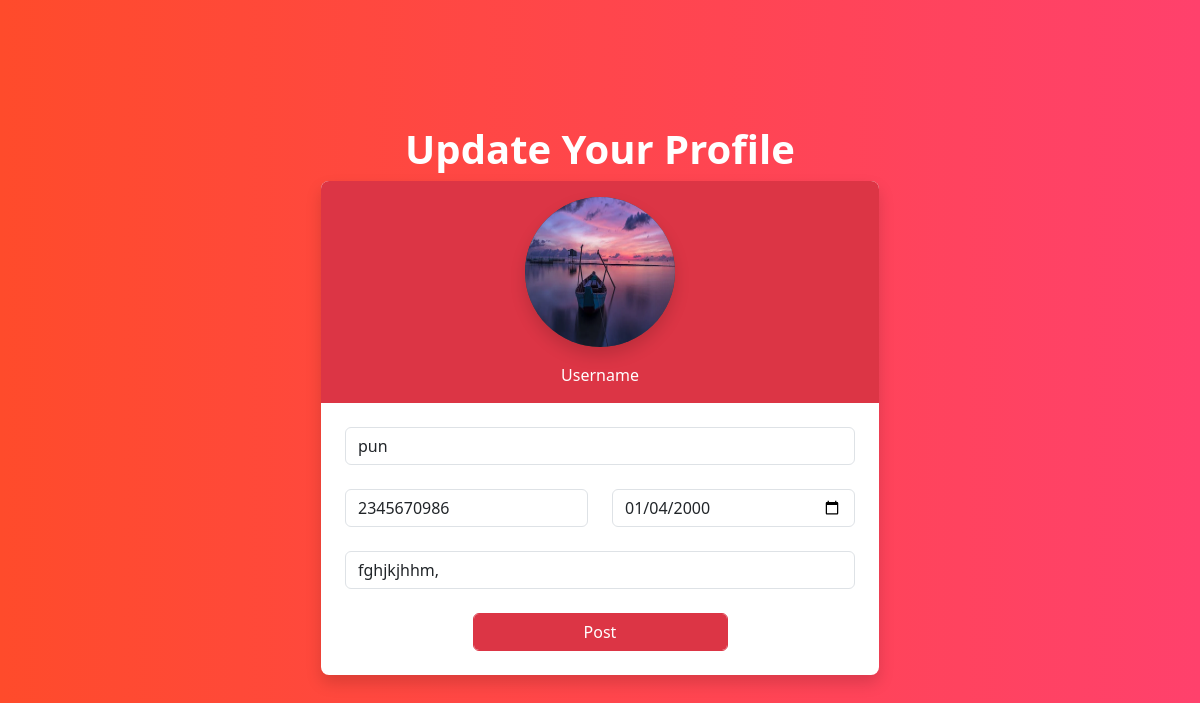
Screenshot of /profile/4/change (signed in) with the database file from the repository.
### socialapp/models.py (models this page shows, shortened)
class UserProfile(models.Model):
    user=models.OneToOneField(User,on_delete=models.CASCADE,related_name="profile")
    address=models.CharField(max_length=200,null=True)
    phone=models.CharField(max_length=200,null=True)
    profile_pic=models.ImageField(upload_to="profilepics",null=True,blank=True)
    dob=models.DateField(null=True)
    bio=models.CharField(max_length=200,null=True)
    following=models.ManyToManyField("self",related_name="followed_by",symmetrical=False,null=True)
    block=models.ManyToManyField("self",related_name="blocked",symmetrical=False,null=True)

### socialapp/views.py (the view, shortened to what this page needs)
# urls.py: path('profile/<int:pk>/change',views.ProfileUpdateView.as_view(),name="profile-update"),
@method_decorator(decs,name="dispatch")
class ProfileUpdateView(UpdateView):
    template_name="profile_add.html"
    form_class=UserProfileForm
    model=UserProfile

### socialapp/forms.py
class UserProfileForm(forms.ModelForm):
    class Meta:
        model=UserProfile
        exclude=("user","following","block")
        widgets={
            "dob":forms.DateInput(attrs={"class":"form-control","type":"date"})
        }

### socialapp/templates/profile_add.html (shortened to what this page needs)
<!DOCTYPE html>
{%load static%}
<html lang="en">
<head>
    <link href="https://cdn.jsdelivr.net/npm/bootstrap@5.3.2/dist/css/bootstrap.min.css" rel="stylesheet">
    <link rel="stylesheet" href="{%static 'socialapp/css/profile_edit.css'%}">
</head>
<body style="background: #FF416C;
background: -webkit-linear-gradient(to right, #FF4B2B, #FF416C);
background: linear-gradient(to right, #FF4B2B, #FF416C);">
    <div class="vh-100 container d-flex flex-column justify-content-center align-items-center">
        <div>
            <h1 class="text-white fw-bold">Update Your Profile</h1>
        </div>
        <form action="" method="post" enctype="multipart/form-data" class="border-0 rounded-3 form-control p-0 w-50 shadow">
            <div class="text-center bg-danger rounded-top-3 rounded-bottom-0 pb-3">
                <label for="fileToUpload">
                    <div class=" p-3">
                        {%if form.profile_pic%}
                            <img class="profile-small profile-pic shadow" src="{{form.profile_pic.value.url}}" alt="Avatar" style="border-radius: 50%;
                            background-color: rgb(68, 68, 68);">
                            {%else%}
                            <img class="profile-small profile-pic shadow" src="{%static 'socialapp/images/profilepic.png'%}" alt="Avatar" style="border-radius: 50%;
                            background-color: rgb(68, 68, 68);">
                           {%endif%}
                    </div>
                </label>
                <div class="text-white tefw-bold">
                    Username
                </div>
            </div>
            <div class="p-4">
                <div class="mb-4">
                    <input type="text" name="address" value="{{form.address.value}}" class="form-control" placeholder="Address">
                </div>
                <div class="row">
                    <div class="mb-4 col-md-6">
                        <input type="number" name="phone" value="{{form.phone.value}}" class="form-control" placeholder="Phone">
                    </div>
                    <div class="mb-4 col-md-6">
                        {{form.dob}}
                    </div>
                </div>
                <div class="mb-4">
                    <input type="text" name="bio" value="{{form.bio.value}}" class="form-control" placeholder="Bio">
                </div>
                <div class="text-center">
                    <button type="submit" class="btn btn-danger form-control w-50">Post</button>
                </div>
            </div>
        </form>
    </div>
</body>
</html>

### socialapp/static/socialapp/css/profile_edit.css (style rules this page uses)
.profile-pic { border-radius: 50%; height: 150px; width: 150px; background-size: cover; background-position: center; background-blend-mode: multiply; vertical-align: middle; text-align: center; color: transparent; transition: all .3s ease; text-decoration: none; cursor: pointer; }

### rows the page displays
UserProfile: address "pun", phone "2345670986", dob "01/04/2000", bio "fghjkjhhm,"
